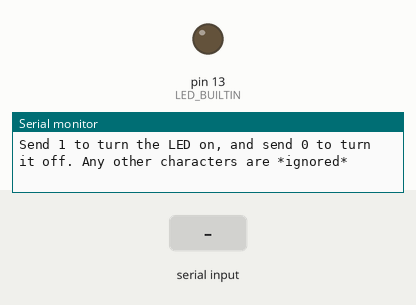
Simulated run of this sketch. Board: Arduino Uno, built with avr-gcc and run on an emulated ATmega328P. On the bench: output pins drawn as LEDs (lit = HIGH), the last lines printed to the serial monitor. The inputs (shaded band) are chosen by the test bench.

Above: at 1.2 s.
1.3 s: "1" received over Serial
At 1.6 s:
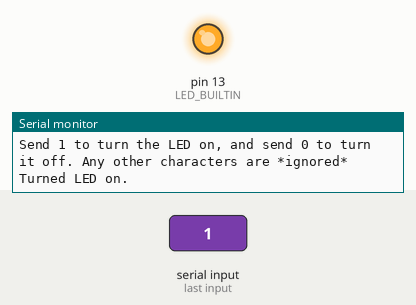
2.8 s: "0" received over Serial
At 4.0 s:
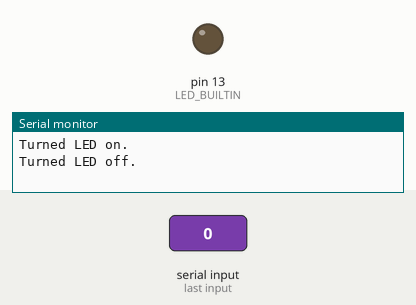
Timing chart, 0 to 5.8 s (numbered marks = the images above; inputs shaded):
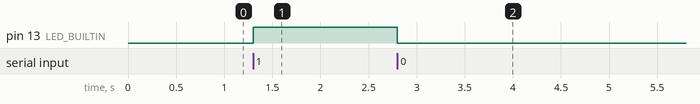

The sketch:

BlinkSerial.ino
```cpp
void setup() {
  Serial.begin(9600);
  pinMode(LED_BUILTIN, OUTPUT);
  digitalWrite(LED_BUILTIN, LOW);
  Serial.println("Send 1 to turn the LED on, and send 0 to turn it off. Any other characters are *ignored*");
}

void loop() {
  // put your main code here, to run repeatedly:
  int ch = Serial.read();

  if (ch == '1') {
    Serial.println("Turned LED on.");
    digitalWrite(LED_BUILTIN, HIGH);
  }
  else if (ch == '0') {
    Serial.println("Turned LED off.");
    digitalWrite(LED_BUILTIN, LOW);
  }
}
```

Measured:
- after the input at 1.3 s, pin 13 (LED_BUILTIN): LOW → HIGH at once
- after the input at 2.8 s, pin 13 (LED_BUILTIN): HIGH → LOW at once
